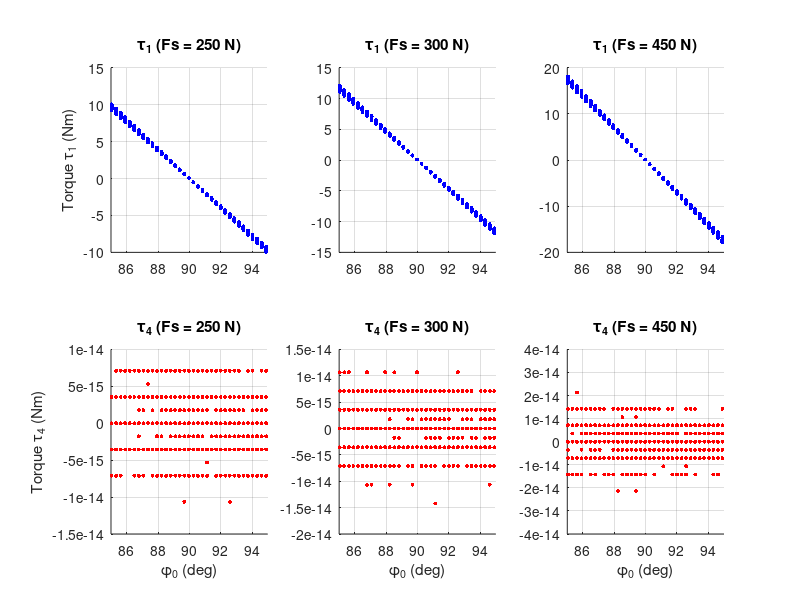

Recreate this plot in MATLAB.
%% VMC 垂直姿态分析 - 多推力工况并排对比
clear; clc;

% --- 1. 结构几何参数 ---
L1 = 0.22; 
L2 = 0.25; 
d_jac = 0.05; 
VMC_MotorDistance = 0.0; % 基座重合
VMC_HalfMotorDistance = VMC_MotorDistance / 2;

% --- 2. 采样范围设定 ---
n_points = 80;
phi1_vec = linspace(1.8, 2.6, n_points); 
phi4_vec = linspace(0.5, 1.3, n_points); 
[PHI1, PHI4] = meshgrid(phi1_vec, phi4_vec);

Fs_list = [250, 300, 450]; 
phi0_target = 90 * pi/180;
phi0_margin = 5 * pi/180; 

figure('Color', 'w', 'Name', '不同推力下 phi0 与扭矩关系对比', 'Position', [100, 100, 1200, 700]);

for col = 1:3
    Fs = Fs_list(col);
    
    % 数据收集
    PHI0_filtered = [];
    T1_filtered = [];
    T4_filtered = [];

    for i = 1:size(PHI1, 1)
        for j = 1:size(PHI1, 2)
            p1 = PHI1(i,j); p4 = PHI4(i,j);
            
            % VMC 角度解算
            xdb = VMC_MotorDistance + L1 * (cos(p4) - cos(p1));
            ydb = L1 * (sin(p4) - sin(p1));
            A0 = 2 * L2 * xdb; B0 = 2 * L2 * ydb; C0 = xdb^2 + ydb^2;
            delta = A0^2 + B0^2 - C0^2;
            if delta < 1e-4, continue; end

            phi2 = 2.0 * atan2((B0 + sqrt(delta)), (A0 + C0));
            cB = [L1 * cos(p1) - VMC_HalfMotorDistance; L1 * sin(p1)];
            cC = [cB(1) + L2 * cos(phi2); cB(2) + L2 * sin(phi2)];
            phi0 = atan2(cC(2), cC(1));

            % 垂直姿态过滤
            if abs(phi0 - phi0_target) > phi0_margin, continue; end

            % 雅可比力矩计算 (使用你提供的公式)
            cD = [L1 * cos(p4) + VMC_HalfMotorDistance; L1 * sin(p4)];
            phi3 = pi + atan2((cD(2) - cC(2)), (cD(1) - cC(1)));
            denom = sin(phi2 - phi3);
            if abs(denom) < 0.05, continue; end

            J11 = L1 * sin(p1 - phi2) * sin(phi3) / denom;
            J12 = (d_jac / L2) * sin(phi3 - p4) * sin(phi2) / denom;
            J21 = -L1 * sin(p1 - phi2) * cos(phi3) / denom;
            J22 = (d_jac / L2) * sin(phi3 - p4) * cos(phi2) / denom;
            
            % F_virtual 平行于 L2: Fx = Fs*cos(phi2), Fy = Fs*sin(phi2)
            Fx = -Fs * cos(phi2); Fy = Fs * sin(phi2);
            t1 = J11 * Fx + J21 * Fy;
            t4 = J12 * Fx + J22 * Fy;

            PHI0_filtered(end+1) = phi0 * 180/pi;
            T1_filtered(end+1) = t1;
            T4_filtered(end+1) = t4;
        end
    end

    % --- 绘制 T1 (第一行) ---
    subplot(2, 3, col);
    scatter(PHI0_filtered, T1_filtered, 8, 'b', 'filled');
    grid on; xlim([85 95]);
    title(['\tau_1 (Fs = ', num2str(Fs), ' N)']);
    if col == 1, ylabel('Torque \tau_1 (Nm)'); end

    % --- 绘制 T4 (第二行) ---
    subplot(2, 3, col + 3);
    scatter(PHI0_filtered, T4_filtered, 8, 'r', 'filled');
    grid on; xlim([85 95]);
    title(['\tau_4 (Fs = ', num2str(Fs), ' N)']);
    xlabel('\phi_0 (deg)');
    if col == 1, ylabel('Torque \tau_4 (Nm)'); end
end
